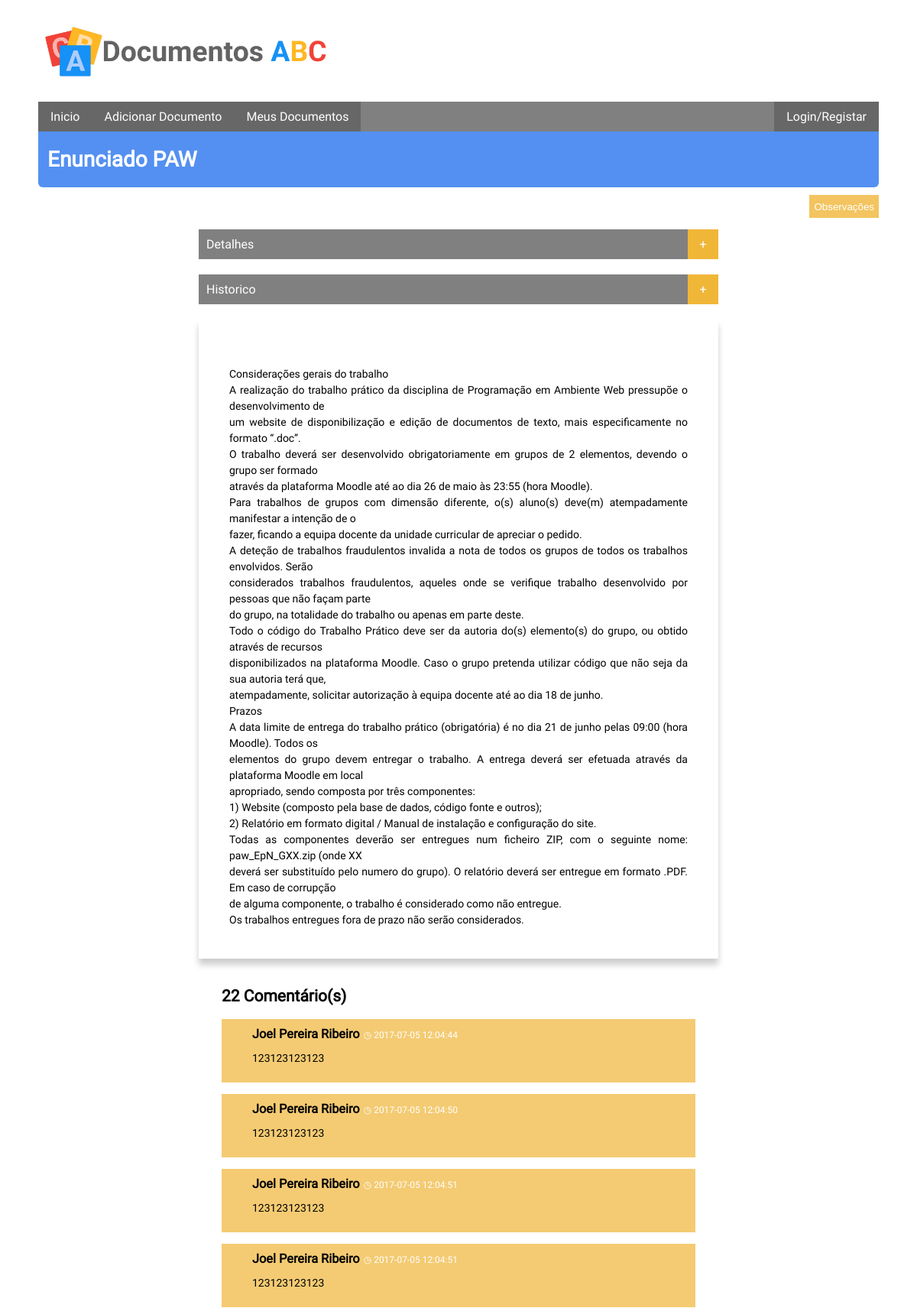
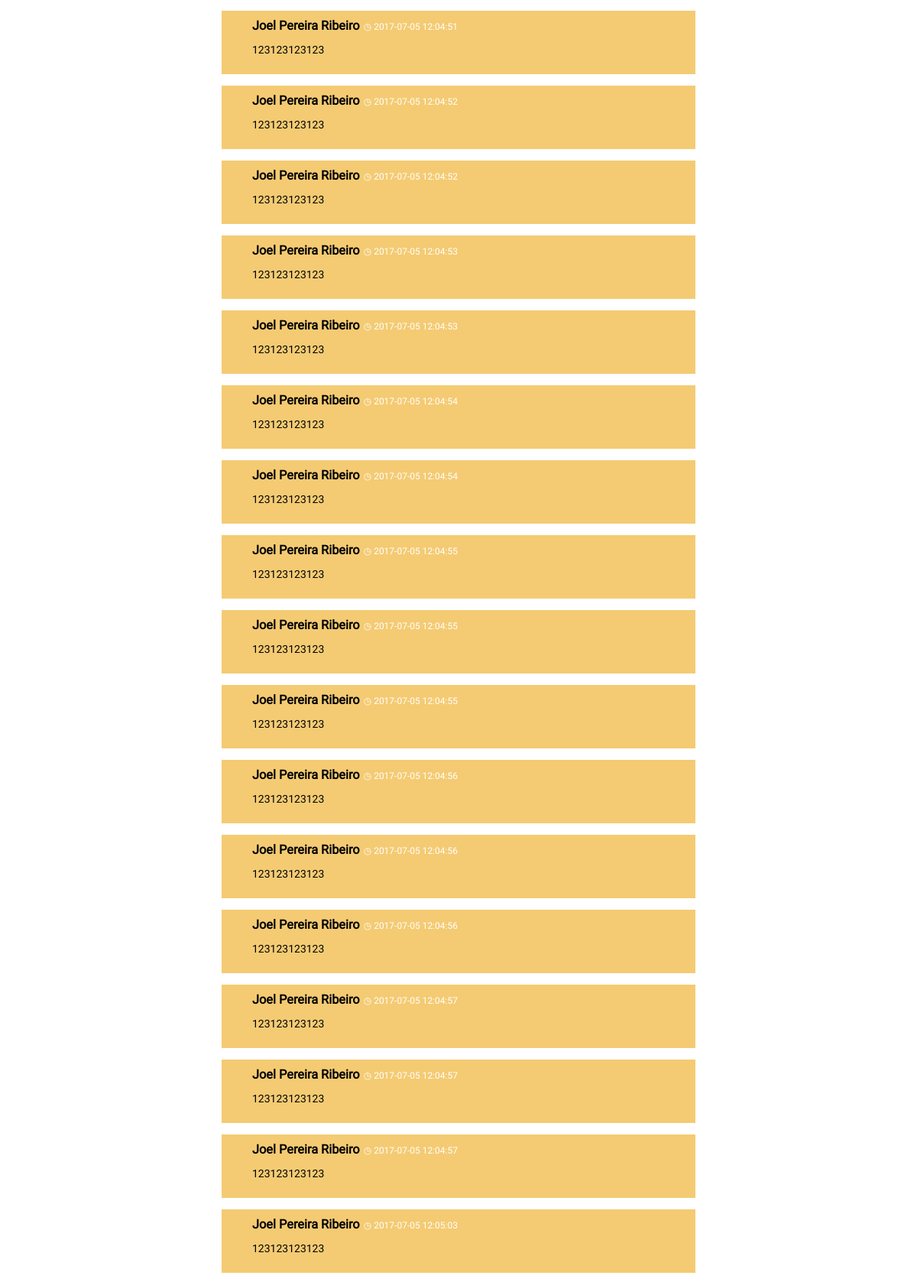
/v_public/view-document.php?id=10 (upper part), run on the app's committed database (2 pictures, top to bottom).
### tables this page shows
CREATE TABLE `document` (
  `DocumentID` int(11) NOT NULL,
  `DocumentTITLE` varchar(90) NOT NULL,
  `DocumentUserID` int(11) NOT NULL,
  `DocumentSUMMARY` varchar(200) NOT NULL,
  `DocumentCategoryID` int(11) NOT NULL,
  `DocumentDATE` datetime NOT NULL,
  `DocumentCONTENT` longtext NOT NULL,
  `DocumentPATH` varchar(200) DEFAULT NULL,
  `DocumentVisibilityID` int(11) NOT NULL,
  `DocumentCOMMENTS` tinyint(1) NOT NULL DEFAULT '1'
);

CREATE TABLE `comment` (
  `CommentID` int(11) NOT NULL,
  `CommentCONTENT` longtext NOT NULL,
  `CommentDATE` datetime NOT NULL,
  `CommentDocumentID` int(11) NOT NULL,
  `CommentNAME` varchar(100) DEFAULT NULL,
  `CommentEMAIL` varchar(50) DEFAULT NULL,
  `CommentUserID` int(11) DEFAULT NULL
);

### Application/Database/MyDataAccessPDOBase.php (called while the page is built, shortened)
<?php
require_once (Conf::getApplicationDatabasePath() . 'MyDataAccessPDOSqlFactory.php');
abstract class MyDataAcessPDOBase {
    private $connection = null;
    private $connectionOptions = array(
        PDO::ATTR_ERRMODE => PDO::ERRMODE_EXCEPTION,
        PDO::MYSQL_ATTR_INIT_COMMAND => "SET NAMES 'UTF8'"
    );
    public function __construct($host, $databaseName, $userName, $password) {
        $dsn = $this->getDSNMySQL($host, $databaseName);
    }
    private function getDSNMySQL(&$host, &$databaseName) {
        $dsn = self::DSN_MYSQL;
        return $dsn;
    }
    protected function getConnection() {
        return $this->connection;
    }
    protected function setConnection(PDO $connection) {
        $this->connection = $connection;
    }
    private function getConnectionOptions() {
        return $this->connectionOptions;
    }
    protected function prepareStatement(&$sql, Array &$dataParameters = null) {
        $q = $this->getConnection()->prepare($sql);
        $q->execute($dataParameters);
        return $q;
    }
}

### Application/Database/MyDataAccessPDOSqlFactory.php (called while the page is built, shortened)
<?php
class MyDataAccessPDOSqlFactory {
    public static function buildPDOPlaceHolderKey($key){
        return self::PDO_PLACEHOLDER_PRECHAR . $key;
    }
    protected static function buildSQLClauseWhere(Array &$where = null){
        $whereClause = self::STRING_EMPTY_VALUE;
        if ($where != null) {
            foreach (array_keys($where) as $key) {
                $whereClause =  $whereClause .
                                ($whereClause == self::STRING_EMPTY_VALUE ? self::STRING_EMPTY_VALUE : ' AND ') .
                                $key . ' = ' . self::buildPDOPlaceHolderKey($key);
            }
            $whereClause = ' WHERE ' . $whereClause;
        }
        return $whereClause;
    }
    protected static function buildSQLClauseOrderBy(Array &$order = null){
        $orderClause = self::STRING_EMPTY_VALUE;
        if ($order   != null) {
            $orderClause = 'ORDER BY ' . implode(self::SQL_FIELD_VALUES_SEPARATOR, $order);
        }
        return $orderClause;
    }
    protected static function buildSQLSelect(&$table, Array &$where = null, Array &$order = null) {
        $sql = self::SQL_SELECT_STATEMENT_BASE;
        $whereClause = self::buildSQLClauseWhere($where);
        $orderClause = self::buildSQLClauseOrderBy($order);
        self::replaceStringTag(self::SQL_TABLE_NAME_TAG, $sql, $table);
        self::replaceStringTag(self::SQL_WHERE_CLAUSE_TAG, $sql, $whereClause);
        self::replaceStringTag(self::SQL_ORDERBY_CLAUSE_TAG, $sql, $orderClause);
        return $sql;
    }
    public static function buildSQL($op, &$table, Array &$data = null, Array &$dataOptional = null){
        $sql = self::STRING_EMPTY_VALUE;
        switch ($op) {
            case MyDataAccessPDO::SELECT_OPERATION:
                $sql = self::buildSQLSelect($table, $data, $dataOptional);
                break;
        }
        return $sql;
    }
}

### Application/Database/MyDataAccessPDO.php (called while the page is built, shortened)
<?php
require_once (Conf::getApplicationDatabasePath() . 'MyDataAccessPDOBase.php');
require_once (Conf::getApplicationDatabasePath() . 'MyDataAccessPDOSqlFactory.php');
class MyDataAccessPDO extends MyDataAcessPDOBase {
    protected function getRecords($table, Array $where = null, Array $order = null) {
        try {
            $sql = MyDataAccessPDOSQLFactory::buildSQL(self::SELECT_OPERATION, $table, $where, $order);
            $q = $this->prepareStatement($sql, $where);
        } catch (PDOException $e) {
            throw $e;
        } catch (Exception $e) {
            throw $e;
        }
        $q->setFetchMode(PDO::FETCH_ASSOC);
        return $q->fetchAll();
    }
}

### Application/Manager/DocumentManager.php (called while the page is built, shortened)
<?php
require_once Config::getApplicationDatabasePath() . 'MyDataAccessPDO.php';
require_once Config::getApplicationModelPath() . 'DocumentModel.php';
class DocumentManager extends MyDataAccessPDO {
    public function getDocumentByID($DocumentID) {
        try {
            $array = $this->getRecords(self::TABLE_NAME, array('DocumentID' => $DocumentID));
            if (count($array) == 1) {
                $rec = reset($array);
                return DocumentModel::convertArrayToObject($rec);
            } else {
                throw new Exception('IDs');
            }
        } catch (Exception $ex) {
            throw new DocumentException($ex->getMessage(), Config::GET_EXCEPTION);
        }
    }
}

### Application/Model/DocumentModel.php (called while the page is built, shortened)
<?php
class DocumentModel {
    private $DocumentTITLE;
    private $DocumentCONTENT;
    private $DocumentVisibilityID;
    function __construct($DocumentID, $DocumentTITLE, $DocumentSUMMARY, $DocumentUserId, $DocumentCategoryId, $DocumentDATE, $DocumentCONTENT, $DocumentVisibilityId, $DocumentCOMMENTS, $DocumentPATH = null) {
        $this->DocumentTITLE = $DocumentTITLE;
        $this->DocumentCONTENT = $DocumentCONTENT;
        $this->DocumentVisibilityID = $DocumentVisibilityId;
    }
    function getDocumentTITLE() {
        return $this->DocumentTITLE;
    }
    function getDocumentCONTENT() {
        return $this->DocumentCONTENT;
    }
    function getDocumentVisibilityId() {
        return $this->DocumentVisibilityID;
    }
    public static function convertArrayToObject(Array &$data) {
        return self::createObject($data['DocumentID'], $data['DocumentTITLE'], $data['DocumentSUMMARY'], $data['DocumentUserID'], $data['DocumentCategoryID'], $data['DocumentDATE'], $data['DocumentCONTENT'], $data['DocumentPATH'], $data['DocumentVisibilityID'], $data['DocumentCOMMENTS']);
    }
    public static function createObject($DocumentID, $DocumentTITLE, $DocumentSUMMARY, $DocumentUserId, $DocumentCategoryId, $DocumentDATE, $DocumentCONTENT, $DocumentPATH, $DocumentVisibilityId, $DocumentCOMMENTS) {
        $document = new DocumentModel($DocumentID, $DocumentTITLE, $DocumentSUMMARY, $DocumentUserId, $DocumentCategoryId, $DocumentDATE, $DocumentCONTENT, $DocumentVisibilityId, $DocumentCOMMENTS, $DocumentPATH);
        return $document;
    }
}

### Application/Manager/SessionManager.php (called while the page is built, shortened)
<?php
class SessionManager {
    public static function keyExists($key) {
        if (array_key_exists($key, $_SESSION)) {
            return true;
        } else {
            return false;
        }
    }
}

### Application/Utils/Permissions.php (called while the page is built, shortened)
<?php
class Permissions {
    public static function checkViewPermitions(DocumentModel $doc, $userID) {
        $permitions = false;
        if ($doc->getDocumentVisibilityId() == 1) {
            $permitions = 1;
        } else if ($userID) {
            if ($doc->getDocumentVisibilityId() == 2 && $userID == $doc->getDocumentUserId()) {
                $permitions = 2;
            } else if ($doc->getDocumentVisibilityId() == 3) {
                $docManager = new DocumentManager();
                $shared = $docManager->getSharedUsersByUser_DocumentID($userID, $doc->getDocumentID());
                if (!empty($shared) || $userID == $doc->getDocumentUserId()) {
                    $permitions = 3;
                }
            }
        }
        return $permitions;
    }
}

### Application/Manager/CommentManager.php (called while the page is built, shortened)
<?php
require_once Config::getApplicationDatabasePath() . 'MyDataAccessPDO.php';
require_once Config::getApplicationModelPath() . 'CommentModel.php';
class CommentManager extends MyDataAccessPDO {
        public function getCommentsByDocumentID($DocumentID) {
        $where = array('CommentDocumentID' => $DocumentID);
        $array = $this->getRecords(self::TABLE_NAME, $where,array('CommentDATE'));
        $list = array();
        foreach ($array AS $rec) {
            $list[$rec['CommentID']] = CommentModel::convertArrayToObject($rec);
        }
        return $list;
    }
}

### Application/Model/CommentModel.php (called while the page is built, shortened)
<?php
class CommentModel {
    private $CommentID;
    private $CommentCONTENT;
    private $CommentDATE;
    private $CommentNAME;
    private $CommentUserID;
    function __construct($CommentID, $CommentCONTENT, $CommentDATE, $CommentDocumentID, $CommentNAME = null, $CommentEMAIL = null, $CommentUserID = null) {
        $this->CommentID = $CommentID;
        $this->CommentCONTENT = $CommentCONTENT;
        $this->CommentDATE = $CommentDATE;
        $this->CommentNAME = $CommentNAME;
        $this->CommentUserID = $CommentUserID;
    }
    function getCommentID() {
        return $this->CommentID;
    }
    function getCommentCONTENT() {
        return $this->CommentCONTENT;
    }
    function getCommentDATE() {
        return $this->CommentDATE;
    }
    function getCommentNAME() {
        return $this->CommentNAME;
    }
    function getCommentUserID() {
        return $this->CommentUserID;
    }
    public static function convertArrayToObject(Array &$data) {
        return self::createObject($data['CommentID'], $data['CommentCONTENT'], $data['CommentDATE'], $data['CommentDocumentID'], $data['CommentNAME'], $data['CommentEMAIL'], $data['CommentUserID']);
    }
    public static function createObject($CommentID, $CommentCONTENT, $CommentDATE, $CommentDocumentID, $CommentNAME, $CommentEMAIL, $CommentUserID) {
        return new CommentModel($CommentID, $CommentCONTENT, $CommentDATE, $CommentDocumentID, $CommentNAME, $CommentEMAIL, $CommentUserID);
    }
}

### v_public/view-document.php (the view, shortened to what this page needs)
<?php
require_once Config::getApplicationManagerPath() . "DocumentManager.php";
require_once Config::getApplicationManagerPath() . "CommentManager.php";
require_once Config::getApplicationUtilsPath() . 'Permissions.php';
$doc_id = filter_input(INPUT_GET, 'id', FILTER_SANITIZE_NUMBER_INT);
$docManager = new DocumentManager();
try {
    $doc = $docManager->getDocumentByID($doc_id);
} catch (DocumentException $ex) {
    $doc = false;
}
?>
<!DOCTYPE html>
<html>
    <head>
        <?php include_once '../partials/_head.php'; ?>
    </head>
    <body id="<?= $doc_id ?> ">
        <?php include_once '../partials/_header.php'; ?>
        <h1 id="main-title"><?= (!$doc) ? '######' : $doc->getDocumentTITLE() ?></h1>
        <?php
        if (!$doc) {
            $string = 'Documento não existe';
            $url = '../v_public/index.php';
            $text = 'Sair';
            include_once __DIR__ . '/../partials/_error.php';
        } else {
            $userID = (SessionManager::keyExists('authUsername')) ? SessionManager::getSessionValue('authUsername') : null;
            if (Permissions::checkViewPermitions($doc, $userID)) {
                ?>
        <input id="show" type="button" value="Observações"/>
                <main id="view-doc">
                    <div class="top">
                        <div id="details" class="expand noselect"><span>Detalhes</span><span>+</span></div>
                    </div>
                    <div class="top">
                        <div id="details" class="expand noselect"><span>Historico</span><span>+</span></div>
                    </div>
                    <p id="doc">
                        <?= $doc->getDocumentCONTENT() ?>
                    </p>
                    <?php
                    $commentManager = new CommentManager();
                    $comments = $commentManager->getCommentsByDocumentID($doc_id);
                    ?>
                    <div id="commentsBox">
                        <h2><span><?= count($comments) ?></span> Comentário(s)</h2>
                        <ol>
                            <?php
                            foreach ($comments as $value) {
                                if ($value->getCommentUserID() == null) {
                                    $link = 'mailto:' . $value->getCommentEMAIL();
                                } else {
                                    $link = '../v_private/profile-page.php?id=' . $value->getCommentUserID();
                                }
                                ?>
                                <li class="comment" id="c-<?= $value->getCommentID() ?>">
                                    <a href="<?= $link ?>"><h3><?= $value->getCommentNAME() ?></h3></a><a class="time" href="#c-<?= $value->getCommentID() ?>">◷ <?= $value->getCommentDATE() ?></a>
                                    <p><?= $value->getCommentCONTENT() ?></p>
                                </li>
                                <?php
                            }
                            ?>
                        </ol>
                    </div>
                </main>
                <?php
            } else {
                $string = 'Não tem permissões para ver o documento';
                $url = '../v_public/index.php';
                $text = 'Sair';
                include_once __DIR__ . '/../partials/_error.php';
            }
        }
        ?>
    </body>
</html>

### styles/style.css (style rules this page uses)
body { font-family: Roboto; font-size: 14px; margin: 30px 50px; }
h1#main-title { margin:0px 0px 10px 0px; padding:20px 12px; background-color: rgb(84,144,242); border-radius: 0px 0px 6px 6px; color:white; }
.noselect { -webkit-user-select: none; -moz-user-select: none; -ms-user-select: none; user-select: none; }
main#view-doc { max-width: 700px; margin-left: auto; margin-right: auto; display: flex; flex-flow: column; }
div#notes input#add, input#show { height: 30px; border:none; color:white; display: block; margin:0px 0 5px auto; }
input#show { background-color: rgba(240,182,56,0.8); }
main#view-doc > p#doc { max-width: 600px; margin: 10px; white-space: pre-line; text-align: justify; text-justify: inter-word; line-height: 1.5; padding:40px; box-shadow: 0px 8px 8px 0px rgba(0,0,0,0.2); }
main#view-doc > div.top { max-width: 680px; margin:10px; }
main#view-doc div.expand { font-size: 16px; background-color: grey; color:white; }
main#view-doc div.expand > span { display: inline-block; }
main#view-doc div.expand > span:first-child { padding: 10px 0px; margin-left: 10px; cursor: default; }
main#view-doc div.expand > span:last-child { background-color: rgb(240,182,56); padding: 10px 0px; float: right; width: 40px; text-align: center; cursor: pointer; }
main#view-doc div#commentsBox { margin: 10px 40px; }
main#view-doc div#commentsBox p { display: flex; white-space: pre-line; }
main#view-doc div#commentsBox ol { padding:0; }
main#view-doc div#commentsBox li.comment { background-color: rgba(240,182,56,0.7); list-style:none; padding:10px 40px; margin: 0px 0px 15px 0px; }
main#view-doc div#commentsBox li.comment h3 { display: inline-block; margin:0; }
main#view-doc div#commentsBox li.comment a { text-decoration: none; color:black; }
main#view-doc div#commentsBox li.comment a.time { font-size: 12px; color: white; margin-left: 5px; }

### styles/style-mobile.css (style rules this page uses)
body { margin: 30px 10px; }

### data on the page
document: DocumentTITLE "Enunciado PAW", DocumentCONTENT "Considerações gerais do trabalho A realização do trabalho prático da disciplina de Programação em Ambiente Web pressupõe o desenvolvimento de um website de disponibilização e edição de documentos de texto, mais especificamente no formato “.doc”. O trabalho deverá ser desenvolvido obrigatoriamente em grupos de 2 elementos, devendo o grupo ser formado através da plataforma Moodle até ao dia 26 de maio às 23:55 (hora Moodle). Para trabalhos de grupos com dimensão diferente, o(s) aluno(s) deve(m) atempadamente manifestar a intenção de o fazer, ficando a equipa docente da unidade curricular de apreciar o pedido. A deteção de trabalhos fraudulentos invalida a nota de todos os grupos de todos os…"
comment: CommentNAME "Joel Pereira Ribeiro", CommentDATE "2017-07-05 12:04:44", CommentCONTENT "123123123123"
comment: CommentNAME "Joel Pereira Ribeiro", CommentDATE "2017-07-05 12:04:50", CommentCONTENT "123123123123"
comment: CommentNAME "Joel Pereira Ribeiro", CommentDATE "2017-07-05 12:04:51", CommentCONTENT "123123123123"
comment: CommentNAME "Joel Pereira Ribeiro", CommentDATE "2017-07-05 12:04:51", CommentCONTENT "123123123123"
comment: CommentNAME "Joel Pereira Ribeiro", CommentDATE "2017-07-05 12:04:51", CommentCONTENT "123123123123"
comment: CommentNAME "Joel Pereira Ribeiro", CommentDATE "2017-07-05 12:04:52", CommentCONTENT "123123123123"
comment: CommentNAME "Joel Pereira Ribeiro", CommentDATE "2017-07-05 12:04:52", CommentCONTENT "123123123123"
comment: CommentNAME "Joel Pereira Ribeiro", CommentDATE "2017-07-05 12:04:53", CommentCONTENT "123123123123"
comment: CommentNAME "Joel Pereira Ribeiro", CommentDATE "2017-07-05 12:04:53", CommentCONTENT "123123123123"
comment: CommentNAME "Joel Pereira Ribeiro", CommentDATE "2017-07-05 12:04:54", CommentCONTENT "123123123123"
comment: CommentNAME "Joel Pereira Ribeiro", CommentDATE "2017-07-05 12:04:54", CommentCONTENT "123123123123"
comment: CommentNAME "Joel Pereira Ribeiro", CommentDATE "2017-07-05 12:04:55", CommentCONTENT "123123123123"
comment: CommentNAME "Joel Pereira Ribeiro", CommentDATE "2017-07-05 12:04:55", CommentCONTENT "123123123123"
comment: CommentNAME "Joel Pereira Ribeiro", CommentDATE "2017-07-05 12:04:55", CommentCONTENT "123123123123"
comment: CommentNAME "Joel Pereira Ribeiro", CommentDATE "2017-07-05 12:04:56", CommentCONTENT "123123123123"
comment: CommentNAME "Joel Pereira Ribeiro", CommentDATE "2017-07-05 12:04:56", CommentCONTENT "123123123123"
comment: CommentNAME "Joel Pereira Ribeiro", CommentDATE "2017-07-05 12:04:56", CommentCONTENT "123123123123"
comment: CommentNAME "Joel Pereira Ribeiro", CommentDATE "2017-07-05 12:04:57", CommentCONTENT "123123123123"
comment: CommentNAME "Joel Pereira Ribeiro", CommentDATE "2017-07-05 12:04:57", CommentCONTENT "123123123123"
comment: CommentNAME "Joel Pereira Ribeiro", CommentDATE "2017-07-05 12:04:57", CommentCONTENT "123123123123"
comment: CommentNAME "Joel Pereira Ribeiro", CommentDATE "2017-07-05 12:05:03", CommentCONTENT "123123123123"

### other printed values
count($comments) "22"
